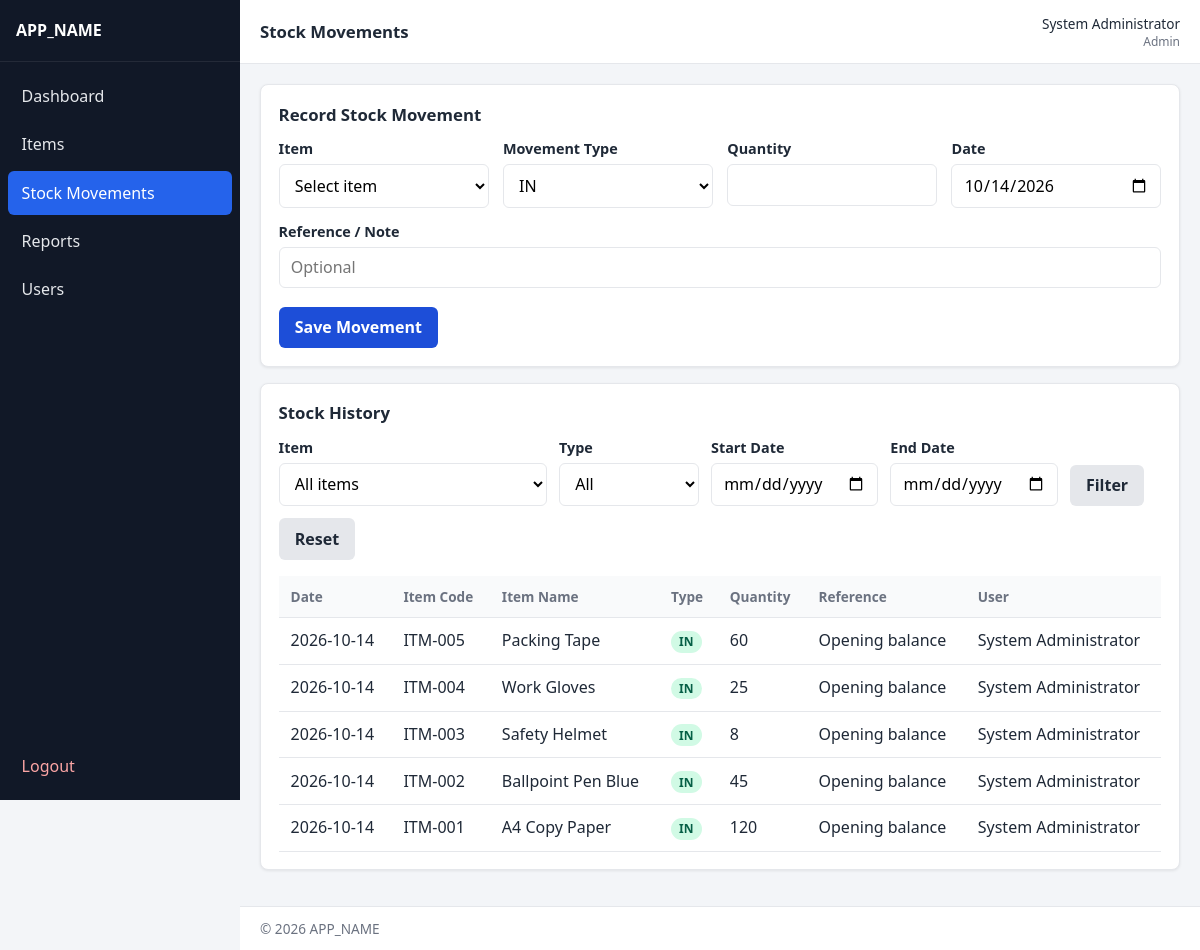
Page /admin/movements.php (signed in) on the committed database.
### tables this page shows
CREATE TABLE stock_movements (
    id INT UNSIGNED AUTO_INCREMENT PRIMARY KEY,
    item_id INT UNSIGNED NOT NULL,
    movement_type ENUM('IN', 'OUT') NOT NULL,
    quantity INT NOT NULL,
    movement_date DATE NOT NULL,
    reference_note VARCHAR(255) NULL,
    created_by INT UNSIGNED NULL,
    created_at TIMESTAMP NOT NULL DEFAULT CURRENT_TIMESTAMP,
    KEY idx_movements_item (item_id),
    KEY idx_movements_type (movement_type),
    KEY idx_movements_date (movement_date),
    KEY idx_movements_created_by (created_by),
    CONSTRAINT chk_movements_quantity CHECK (quantity > 0),
    CONSTRAINT fk_movements_item
        FOREIGN KEY (item_id) REFERENCES items (id)
        ON UPDATE CASCADE
        ON DELETE RESTRICT,
    CONSTRAINT fk_movements_user
        FOREIGN KEY (created_by) REFERENCES users (id)
        ON UPDATE CASCADE
        ON DELETE SET NULL
);

CREATE TABLE items (
    id INT UNSIGNED AUTO_INCREMENT PRIMARY KEY,
    item_code VARCHAR(50) NOT NULL,
    item_name VARCHAR(150) NOT NULL,
    category VARCHAR(100) NOT NULL,
    location VARCHAR(100) NOT NULL,
    quantity INT NOT NULL DEFAULT 0,
    unit VARCHAR(30) NOT NULL,
    reorder_level INT NOT NULL DEFAULT 0,
    created_at TIMESTAMP NOT NULL DEFAULT CURRENT_TIMESTAMP,
    updated_at TIMESTAMP NOT NULL DEFAULT CURRENT_TIMESTAMP ON UPDATE CURRENT_TIMESTAMP,
    UNIQUE KEY uq_items_code (item_code),
    KEY idx_items_name (item_name),
    KEY idx_items_category (category),
    KEY idx_items_location (location),
    CONSTRAINT chk_items_quantity CHECK (quantity >= 0),
    CONSTRAINT chk_items_reorder CHECK (reorder_level >= 0)
);

CREATE TABLE users (
    id INT UNSIGNED AUTO_INCREMENT PRIMARY KEY,
    full_name VARCHAR(120) NOT NULL,
    username VARCHAR(60) NOT NULL,
    password_hash VARCHAR(255) NOT NULL,
    role ENUM('admin', 'user') NOT NULL DEFAULT 'user',
    is_active TINYINT(1) NOT NULL DEFAULT 1,
    created_at TIMESTAMP NOT NULL DEFAULT CURRENT_TIMESTAMP,
    updated_at TIMESTAMP NOT NULL DEFAULT CURRENT_TIMESTAMP ON UPDATE CURRENT_TIMESTAMP,
    UNIQUE KEY uq_users_username (username),
    KEY idx_users_role (role),
    KEY idx_users_active (is_active)
);

### includes/functions.php (called while the page is built, shortened)
<?php
function e(?string $value): string
{
    return htmlspecialchars((string) $value, ENT_QUOTES | ENT_SUBSTITUTE, 'UTF-8');
}
function url(string $path = ''): string
{
    $base = rtrim(BASE_PATH, '/');
    $path = '/' . ltrim($path, '/');
    return ($base === '' ? '' : $base) . $path;
}
function trim_str(mixed $value): string
{
    return trim((string) ($value ?? ''));
}
function format_date(?string $date): string
{
    $ts = strtotime($date);
    return $ts ? date('Y-m-d', $ts) : e($date);
}

### includes/auth.php (called while the page is built, shortened)
<?php
function current_user(): ?array
{
    return $_SESSION['user'];
}

### admin/movements.php (the view, shortened to what this page needs)
<?php
$pdo = db();
$startDate = trim_str($_GET['start_date'] ?? '');
$endDate = trim_str($_GET['end_date'] ?? '');
$page = positive_int($_GET['page'] ?? 1) ?? 1;
$where = [];
$params = [];
$whereSql = $where ? ('WHERE ' . implode(' AND ', $where)) : '';
$countStmt = $pdo->prepare("SELECT COUNT(*) FROM stock_movements sm {$whereSql}");
$countStmt->execute($params);
$total = (int) $countStmt->fetchColumn();
$pager = paginate($total, $page, 25);
$listSql = "SELECT sm.*, i.item_code, i.item_name, u.full_name AS created_by_name
            FROM stock_movements sm
            INNER JOIN items i ON i.id = sm.item_id
            LEFT JOIN users u ON u.id = sm.created_by
            {$whereSql}
            ORDER BY sm.movement_date DESC, sm.id DESC
            LIMIT :limit OFFSET :offset";
$listStmt = $pdo->prepare($listSql);
$listStmt->bindValue(':limit', $pager['per_page'], PDO::PARAM_INT);
$listStmt->bindValue(':offset', $pager['offset'], PDO::PARAM_INT);
$listStmt->execute();
$movements = $listStmt->fetchAll();
$pageTitle = 'Stock Movements';
require __DIR__ . '/../includes/header.php';
?>
<div class="card">
    <h2>Record Stock Movement</h2>
    <form method="post" action="<?= e(url('admin/movements.php')) ?>" class="form">
        <div class="form-grid">
            <div class="form-group">
                <label for="item_id">Item</label>
                <select id="item_id" name="item_id" required>
                    <option value="">Select item</option>
                </select>
            </div>
            <div class="form-group">
                <label for="movement_type">Movement Type</label>
                <select id="movement_type" name="movement_type" required>
                    <option value="IN">IN</option>
                </select>
            </div>
            <div class="form-group">
                <label for="quantity">Quantity</label>
                <input type="number" id="quantity" name="quantity" min="1" step="1" required>
            </div>
            <div class="form-group">
                <label for="movement_date">Date</label>
                <input type="date" id="movement_date" name="movement_date" required value="<?= e(date('Y-m-d')) ?>">
            </div>
            <div class="form-group" style="grid-column: 1 / -1;">
                <label for="reference_note">Reference / Note</label>
                <input type="text" id="reference_note" name="reference_note" maxlength="255" placeholder="Optional">
            </div>
        </div>
        <div class="form-actions">
            <button type="submit" class="btn btn-primary">Save Movement</button>
        </div>
    </form>
</div>
<div class="card">
    <h2>Stock History</h2>
    <form method="get" action="<?= e(url('admin/movements.php')) ?>" class="toolbar">
        <div class="form-group">
            <label for="filter_item">Item</label>
            <select id="filter_item" name="item_id">
                <option value="">All items</option>
            </select>
        </div>
        <div class="form-group">
            <label for="filter_type">Type</label>
            <select id="filter_type" name="movement_type">
                <option value="">All</option>
            </select>
        </div>
        <div class="form-group">
            <label for="start_date">Start Date</label>
            <input type="date" id="start_date" name="start_date" value="<?= e($startDate) ?>">
        </div>
        <div class="form-group">
            <label for="end_date">End Date</label>
            <input type="date" id="end_date" name="end_date" value="<?= e($endDate) ?>">
        </div>
        <button type="submit" class="btn btn-secondary">Filter</button>
        <a class="btn btn-secondary" href="<?= e(url('admin/movements.php')) ?>">Reset</a>
    </form>
    <?php if (!$movements): ?>
        <div class="empty-state">No stock movements found.</div>
    <?php else: ?>
        <div class="table-wrap">
            <table class="data-table">
                <thead>
                    <tr>
                        <th>Date</th>
                        <th>Item Code</th>
                        <th>Item Name</th>
                        <th>Type</th>
                        <th>Quantity</th>
                        <th>Reference</th>
                        <th>User</th>
                    </tr>
                </thead>
                <tbody>
                    <?php foreach ($movements as $row): ?>
                        <tr>
                            <td><?= e(format_date($row['movement_date'])) ?></td>
                            <td><?= e($row['item_code']) ?></td>
                            <td><?= e($row['item_name']) ?></td>
                            <td>
                                <span class="badge badge-<?= $row['movement_type'] === 'IN' ? 'in' : 'out' ?>">
                                    <?= e($row['movement_type']) ?>
                                </span>
                            </td>
                            <td><?= e((string) $row['quantity']) ?></td>
                            <td><?= e($row['reference_note'] ?? '') ?></td>
                            <td><?= e($row['created_by_name'] ?? '—') ?></td>
                        </tr>
                    <?php endforeach; ?>
                </tbody>
            </table>
        </div>
    <?php endif; ?>
</div>
<?php require __DIR__ . '/../includes/footer.php'; ?>

### includes/header.php (shortened to what this page needs)
<?php
$pageTitle = $pageTitle ?? APP_NAME;
$bodyClass = $bodyClass ?? '';
$user = current_user();
?>
<!DOCTYPE html>
<html lang="en">
<head>
    <link rel="stylesheet" href="<?= e(url('assets/css/style.css')) ?>">
</head>
<body class="<?= e($bodyClass) ?>">
<?php if ($user): ?>
<div class="app-shell">
    <?php require __DIR__ . '/nav.php'; ?>
    <div class="main-area">
        <header class="topbar">
            <div class="topbar-title"><?= e($pageTitle) ?></div>
            <div class="topbar-user">
                <span class="user-name"><?= e($user['full_name']) ?></span>
                <span class="user-role"><?= e(ucfirst($user['role'])) ?></span>
            </div>
        </header>
        <main class="content">
<?php endif; ?>

### includes/nav.php (shortened to what this page needs)
<?php
$user = current_user();
$role = $user['role'] ?? '';
$script = basename($_SERVER['SCRIPT_NAME'] ?? '');
$dir = basename(dirname($_SERVER['SCRIPT_NAME'] ?? ''));
function nav_active(string $file, string $dirName = ''): string
{
    global $script, $dir;
    return $script === $file ? 'active' : '';
}
?>
<aside class="sidebar" id="sidebar">
    <div class="sidebar-brand">
        <a href="<?= e(url($role === 'admin' ? 'admin/dashboard.php' : 'user/dashboard.php')) ?>">
            <?= e(APP_NAME) ?>
        </a>
    </div>
    <nav class="sidebar-nav">
        <?php if ($role === 'admin'): ?>
            <a class="<?= nav_active('dashboard.php', 'admin') ?>" href="<?= e(url('admin/dashboard.php')) ?>">Dashboard</a>
            <a class="<?= nav_active('items.php', 'admin') ?>" href="<?= e(url('admin/items.php')) ?>">Items</a>
            <a class="<?= nav_active('movements.php', 'admin') ?>" href="<?= e(url('admin/movements.php')) ?>">Stock Movements</a>
            <a class="<?= nav_active('reports.php', 'admin') ?>" href="<?= e(url('admin/reports.php')) ?>">Reports</a>
            <a class="<?= nav_active('users.php', 'admin') ?>" href="<?= e(url('admin/users.php')) ?>">Users</a>
        <?php else: ?>
            <a class="<?= nav_active('dashboard.php', 'user') ?>" href="<?= e(url('user/dashboard.php')) ?>">Dashboard</a>
            <a class="<?= nav_active('items.php', 'user') ?>" href="<?= e(url('user/items.php')) ?>">Items</a>
        <?php endif; ?>
        <a class="nav-logout" href="<?= e(url('logout.php')) ?>">Logout</a>
    </nav>
</aside>

### includes/footer.php (shortened to what this page needs)
<?php
$user = current_user();
?>
<?php if ($user): ?>
        </main>
        <footer class="app-footer">
            <span>&copy; <?= date('Y') ?> <?= e(APP_NAME) ?></span>
        </footer>
    </div>
</div>
<?php else: ?>
</main>
<?php endif; ?>
</body>
</html>

### assets/css/style.css (style rules this page uses)
:root { --bg: #f3f5f8; --surface: #ffffff; --text: #1f2937; --muted: #6b7280; --border: #e5e7eb; --primary: #1d4ed8; --primary-dark: #1e40af; --danger: #b91c1c; --danger-bg: #fef2f2; --success: #047857; --success-bg: #ecfdf5; --warning: #b45309; --warning-bg: #fffbeb; --info-bg: #eff6ff; --sidebar: #111827; --sidebar-text: #e5e7eb; --sidebar-active: #2563eb; --shadow: 0 1px 3px rgba(0, 0, 0, 0.08); --radius: 8px; --font: "Segoe UI", Tahoma, Geneva, Verdana, sans-serif; }
*, *::before, *::after { box-sizing: border-box; }
html, body { margin: 0; padding: 0; font-family: var(--font); color: var(--text); background: var(--bg); min-height: 100%; }
a { color: var(--primary); text-decoration: none; }
.app-shell { display: flex; min-height: 100vh; }
.sidebar { width: 240px; background: var(--sidebar); color: var(--sidebar-text); flex-shrink: 0; display: flex; flex-direction: column; position: sticky; top: 0; height: 100vh; z-index: 40; }
.sidebar-brand { padding: 1.25rem 1rem; font-weight: 700; font-size: 1rem; border-bottom: 1px solid rgba(255, 255, 255, 0.08); line-height: 1.3; }
.sidebar-brand a { color: #fff; text-decoration: none; }
.sidebar-nav { display: flex; flex-direction: column; padding: 0.75rem 0.5rem; gap: 0.25rem; flex: 1; }
.sidebar-nav a { color: var(--sidebar-text); padding: 0.7rem 0.85rem; border-radius: 6px; text-decoration: none; }
.sidebar-nav a:hover, .sidebar-nav a.active { background: var(--sidebar-active); color: #fff; }
.sidebar-nav .nav-logout { margin-top: auto; color: #fca5a5; }
.main-area { flex: 1; min-width: 0; display: flex; flex-direction: column; }
.topbar { background: var(--surface); border-bottom: 1px solid var(--border); padding: 0.85rem 1.25rem; display: flex; align-items: center; gap: 1rem; position: sticky; top: 0; z-index: 20; }
.topbar-title { font-weight: 600; font-size: 1.05rem; flex: 1; }
.topbar-user { display: flex; flex-direction: column; align-items: flex-end; font-size: 0.85rem; }
.user-role { color: var(--muted); font-size: 0.75rem; }
.content { padding: 1.25rem; flex: 1; }
.app-footer { padding: 0.75rem 1.25rem; color: var(--muted); font-size: 0.85rem; border-top: 1px solid var(--border); background: var(--surface); }
.card { background: var(--surface); border: 1px solid var(--border); border-radius: var(--radius); padding: 1.1rem; box-shadow: var(--shadow); margin-bottom: 1rem; }
.card h2, .card h3 { margin: 0 0 0.85rem; font-size: 1.05rem; }
.toolbar { display: flex; flex-wrap: wrap; gap: 0.75rem; align-items: flex-end; margin-bottom: 1rem; }
.toolbar .form-group { margin: 0; min-width: 140px; }
.form { display: grid; gap: 0.9rem; }
.form-grid { display: grid; grid-template-columns: repeat(auto-fit, minmax(200px, 1fr)); gap: 0.9rem; }
.form-group { display: flex; flex-direction: column; gap: 0.35rem; }
.form-group label { font-size: 0.9rem; font-weight: 600; }
.form-group input, .form-group select, .form-group textarea { border: 1px solid var(--border); border-radius: 6px; padding: 0.55rem 0.7rem; font: inherit; background: #fff; }
.form-actions { display: flex; flex-wrap: wrap; gap: 0.6rem; margin-top: 0.25rem; }
.btn { display: inline-flex; align-items: center; justify-content: center; gap: 0.35rem; border: 1px solid transparent; border-radius: 6px; padding: 0.55rem 0.95rem; font: inherit; font-weight: 600; cursor: pointer; text-decoration: none; background: #e5e7eb; color: var(--text); }
.btn-primary { background: var(--primary); color: #fff; }
.btn-secondary { background: #e5e7eb; }
.table-wrap { width: 100%; overflow-x: auto; }
table.data-table { width: 100%; border-collapse: collapse; background: var(--surface); }
table.data-table th, table.data-table td { padding: 0.7rem 0.75rem; border-bottom: 1px solid var(--border); text-align: left; vertical-align: top; white-space: nowrap; }
table.data-table th { font-size: 0.85rem; color: var(--muted); background: #f9fafb; }
.badge { display: inline-block; padding: 0.15rem 0.5rem; border-radius: 999px; font-size: 0.75rem; font-weight: 700; }
.badge-in { background: #d1fae5; color: #065f46; }

### rows in the picture
stock_movements: movement_date "2026-10-14", item.item_code "ITM-005", item.item_name "Packing Tape", movement_type "IN", quantity "60", reference_note "Opening balance", created_by.full_name "System Administrator"
stock_movements: movement_date "2026-10-14", item.item_code "ITM-004", item.item_name "Work Gloves", movement_type "IN", quantity "25", reference_note "Opening balance", created_by.full_name "System Administrator"
stock_movements: movement_date "2026-10-14", item.item_code "ITM-003", item.item_name "Safety Helmet", movement_type "IN", quantity "8", reference_note "Opening balance", created_by.full_name "System Administrator"
stock_movements: movement_date "2026-10-14", item.item_code "ITM-002", item.item_name "Ballpoint Pen Blue", movement_type "IN", quantity "45", reference_note "Opening balance", created_by.full_name "System Administrator"
stock_movements: movement_date "2026-10-14", item.item_code "ITM-001", item.item_name "A4 Copy Paper", movement_type "IN", quantity "120", reference_note "Opening balance", created_by.full_name "System Administrator"

### other values in the picture
APP_NAME "APP_NAME"
$pageTitle "Stock Movements"
$user['full_name'] "System Administrator"
$user['role'] "Admin"
